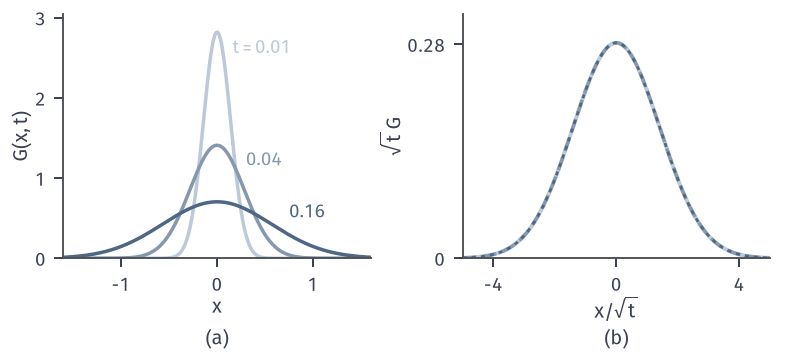

Source code (Python):
from pathlib import Path
import sys
HERE = Path(__file__).resolve().parent
sys.path.insert(0, str(HERE.parent/"heat-common"))
from heat_fig import *
# Heat kernel at several times and the scaling collapse.
fig, axes = figure(width_mm=112, height_mm=50, ncols=2)
panel(fig, left=.08, wspace=.3, bottom=.27)
xx = np.linspace(-1.6, 1.6, 900); ts = (.01, .04, .16); cc = shades(3)
ax = axes[0]
for t, c in zip(ts, cc): ax.plot(xx, gauss(xx, t), color=c, lw=1.4)
lab(ax, .16, 2.55, '$t=0.01$', cc[0], ha='left'); lab(ax, .3, 1.15, '$0.04$', cc[1], ha='left'); lab(ax, .75, .5, '$0.16$', cc[2], ha='left')
ax.set_xlim(-1.6, 1.6); ax.set_ylim(0, 3.05); ax.set_xticks([-1, 0, 1]); ax.set_yticks([0, 1, 2, 3]); axlab(ax, yl='$G(x,t)$')
ax = axes[1]; z = np.linspace(-5, 5, 500)
for i, (t, c) in enumerate(zip(ts, cc)):
    ax.plot(z, np.sqrt(t)*gauss(z*np.sqrt(t), t), color=c, lw=1.6-.25*i, ls=[(0, ()), DASH, DOT][i])
ax.set_xlim(-5, 5); ax.set_ylim(0, .32); ax.set_xticks([-4, 0, 4]); ax.set_yticks([0, .28]); ax.set_yticklabels(['0', '0.28']); axlab(ax, r'$x/\sqrt{t}$', r'$\sqrt{t}\,G$')
tags(fig, axes)
save(fig, HERE, 'figure', {'peak': [float(gauss(0., t)) for t in ts], 'std': [float(np.sqrt(2*t)) for t in ts]})
